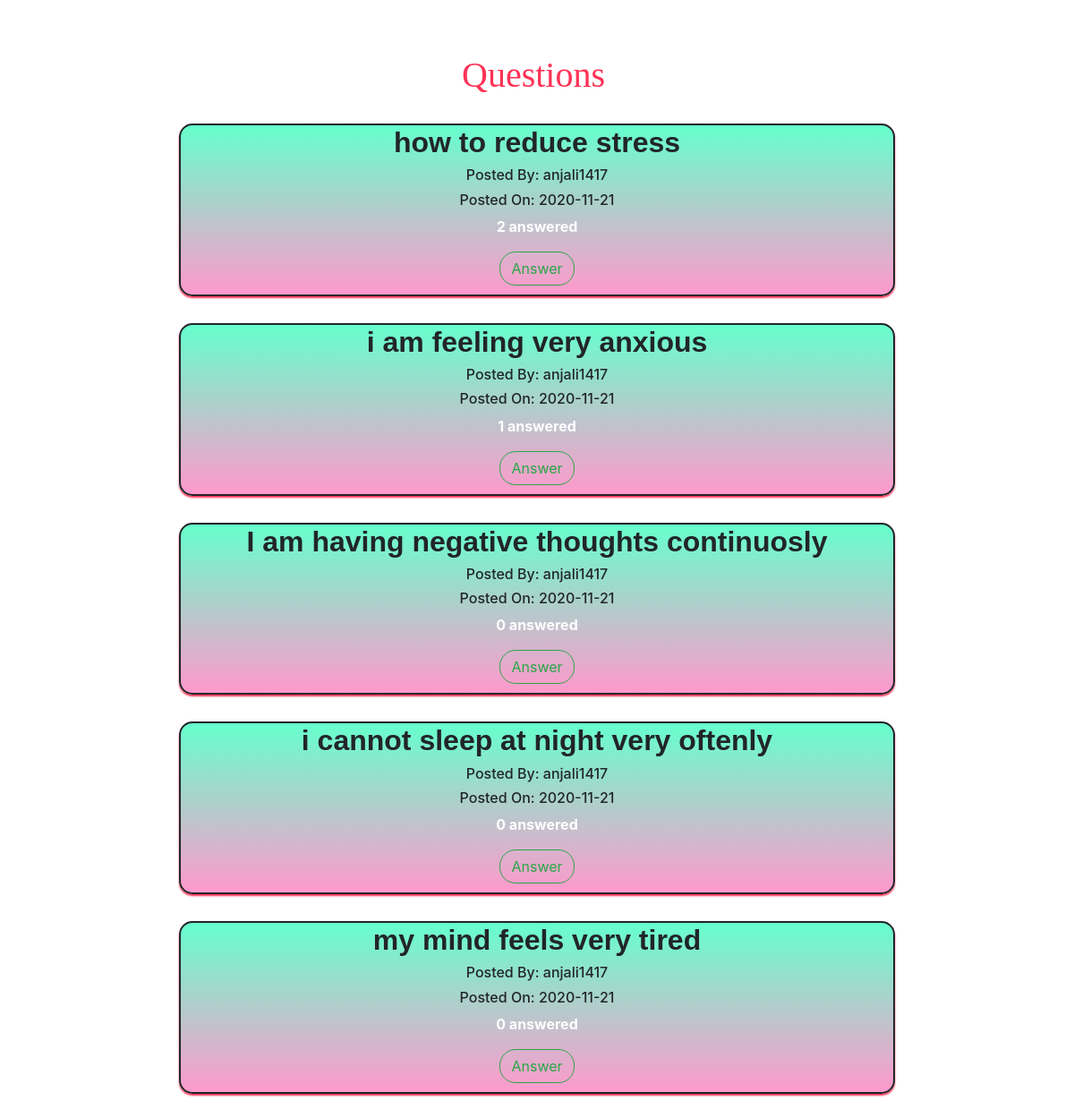
The app's page /feed.php?category=Mindspace with its own data.
### tables this page shows
CREATE TABLE `questions` (
  `qid` varchar(255) NOT NULL,
  `category` varchar(255) NOT NULL,
  `text` text NOT NULL,
  `uid` varchar(255) NOT NULL,
  `date` date NOT NULL
);

CREATE TABLE `users` (
  `userid` varchar(255) NOT NULL,
  `username` varchar(255) NOT NULL,
  `password` varchar(255) NOT NULL,
  `name` varchar(255) NOT NULL
);

### feed.php (the view, shortened to what this page needs)
<?php
   $category= $_GET['category'];
   require_once('config.php');
?>
<!DOCTYPE html>
<html lang="en" dir="ltr">
  <head>
    <link rel="stylesheet" href="https://stackpath.bootstrapcdn.com/bootstrap/4.4.1/css/bootstrap.min.css">
  </head>
  <body>
    <h1 style="margin-top:5%;margin-left:43%;color:#ff3256;font-family: Brush Script MT, Brush Script Std, cursive;">Questions</h1>
    <?php
        $query= "SELECT * FROM questions WHERE category='$category'";
        $result= $con->query($query);
        while($row= $result->fetch_array()){
            $qid= $row['qid'];
            $question= $row['text'];
            $uid= $row['uid'];
            $q= "SELECT * FROM users WHERE userid='$uid'";
            $res= $con->query($q);
            $ans= $res->fetch_array();
            $askdby= $ans['username'];
            $date= $row['date'];
            $num=0;
            $q2= "SELECT * FROM answers WHERE qid='$qid'";
            $res2= $con->query($q2);
            while($anns= $res2->fetch_array()){
              $num=$num+1;
            }
            echo "
            <div class='container' style='background:linear-gradient(to bottom, #66ffcc 0%, #ff99cc 100%);text-align:center;width:800px;margin: 30px auto; border-radius: 15px; box-shadow: 0px 2px 2px #ff3256;border: 2px solid;overflow:none'>
            <h2 style='font-family:Arial, Helvetica, sans-serif;'><b>$question</b></h2>
            <h6>Posted By: $askdby</h6>
            <h6>Posted On: $date</h6>
            <a href='showAnswers.php?questionid=".$qid."'><p style='color:white;'><b>$num answered</b></p></a>
            <a href='answer.php?questionid=".$qid."' class='btn btn-outline-success' style='margin-bottom: 10px;border-radius: 18px'>Answer</a>
            </div>
            ";
        }
    ?>
  </body>
</html>

### records on screen
questions: text "how to reduce stress", uid.username "anjali1417", date "2020-11-21", num "2"
questions: text "i am feeling very anxious", uid.username "anjali1417", date "2020-11-21", num "1"
questions: text "I am having negative thoughts continuosly", uid.username "anjali1417", date "2020-11-21", num "0"
questions: text "i cannot sleep at night very oftenly", uid.username "anjali1417", date "2020-11-21", num "0"
questions: text "my mind feels very tired", uid.username "anjali1417", date "2020-11-21", num "0"
